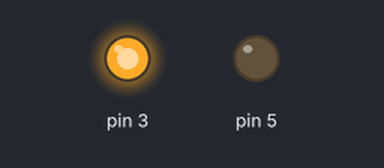
A sketch run on a simulated Arduino Uno, built with avr-gcc and run on an emulated ATmega328P. Shown: output pins drawn as LEDs (lit = HIGH).

Above: at 2.5 s.
At 7.5 s:
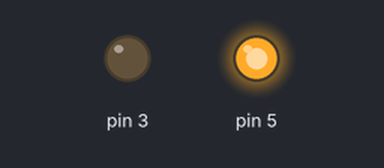
At 12.5 s:
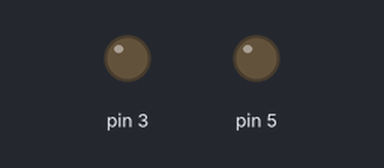
Timing chart, 0 to 19.5 s (numbered marks = the images above):
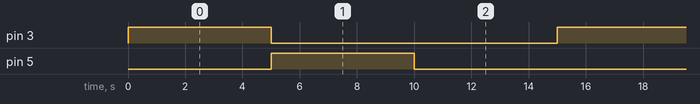

Measured:
- by itself, pin 3, pin 5: alternates HIGH for 5.0 s and LOW for 10.0 s
- by itself, everything shown: repeats every 15.0 s, in 3 steps

The sketch:

H-Bridge_DCmotor.ino
```cpp
void setup()
{
   pinMode (3, OUTPUT); 	// 3번 핀 출력 설정
   pinMode (5, OUTPUT); 	// 5번 핀 출력 설정
}

void loop()
{
   digitalWrite (3, HIGH); 	// 한쪽 방향으로 회전
   digitalWrite (5, LOW);
   delay (5000);

   digitalWrite (3, LOW); 	// 반대 방향으로 회전
   digitalWrite (5, HIGH);
   delay (5000);

   digitalWrite (3, LOW); 	// 회전 중지
   digitalWrite (5, LOW);
   delay (5000);
}
```
